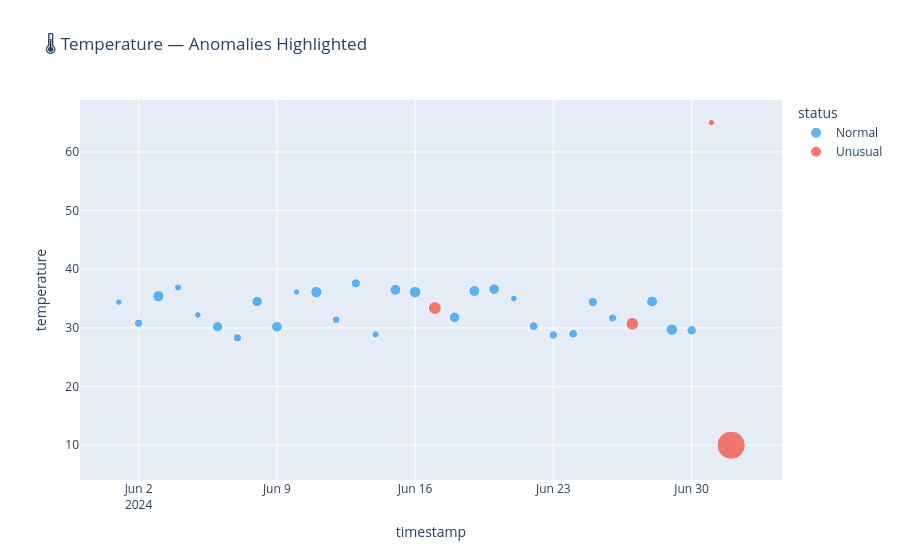
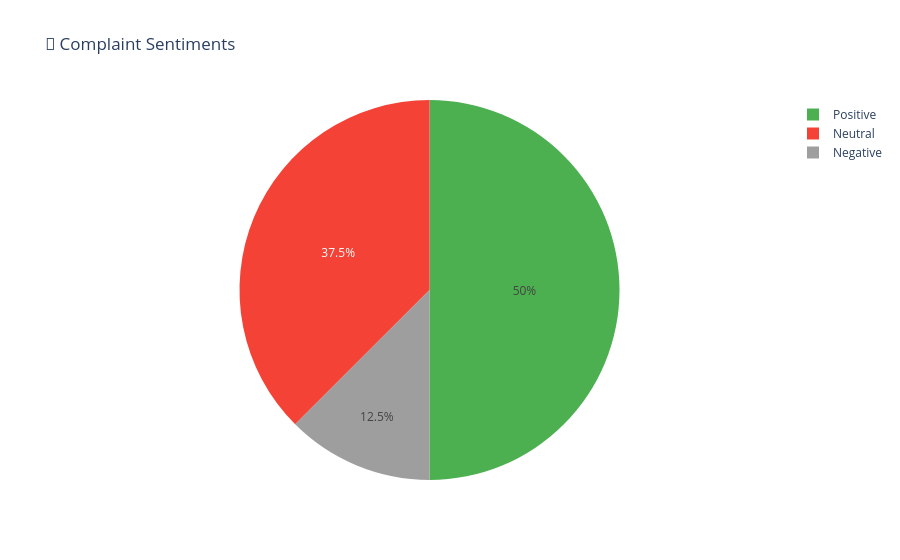
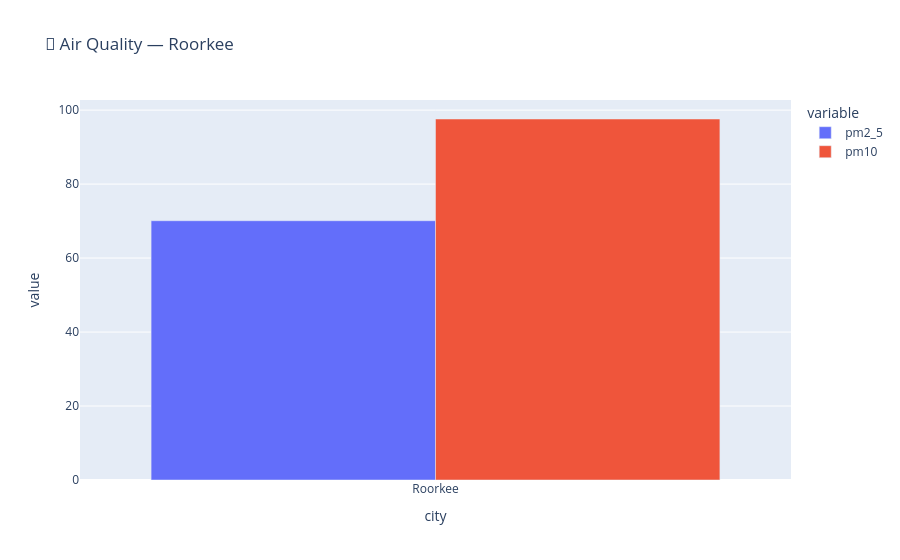
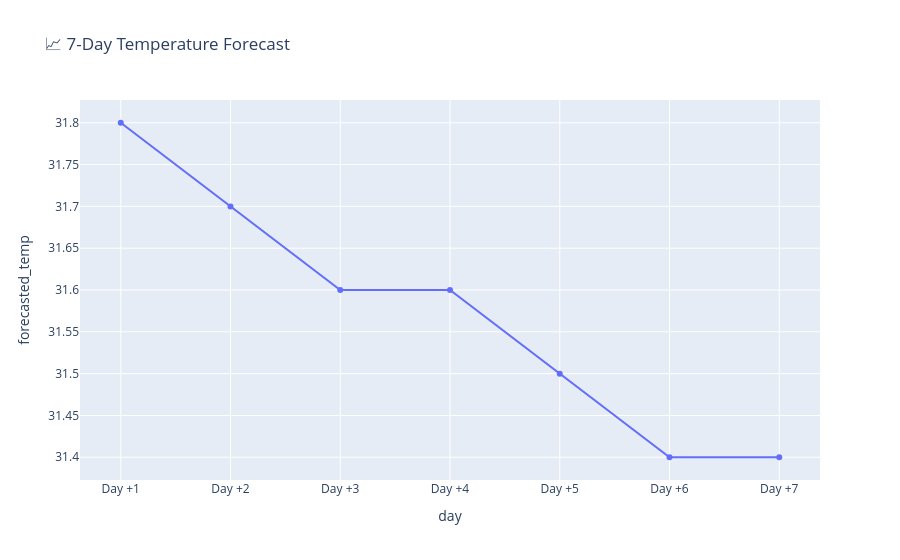

The code cell stored with these charts, in order, in its notebook:
### Code cell
import plotly.express as px

# Chart 1 - Anomalies
fig1 = px.scatter(
    df_anomaly, x='timestamp', y='temperature',
    color='status', size='windspeed',
    title='🌡️ Temperature — Anomalies Highlighted',
    color_discrete_map={'Normal':'#2196F3','Unusual':'#F44336'}
)
fig1.write_html("output/charts/anomalies.html")
fig1.show()

# Chart 2 - Sentiment
fig2 = px.pie(
    df_complaints, names='sentiment_label',
    title='📝 Complaint Sentiments',
    color_discrete_sequence=['#4CAF50','#F44336','#9E9E9E']
)
fig2.write_html("output/charts/sentiment.html")
fig2.show()

# Chart 3 - Air Quality
fig3 = px.bar(
    df_air, x='city', y=['pm2_5','pm10'],
    title='💨 Air Quality — Roorkee',
    barmode='group'
)
fig3.write_html("output/charts/air_quality.html")
fig3.show()

# Chart 4 - Forecast
fig4 = px.line(
    df_forecast, x='day', y='forecasted_temp',
    title='📈 7-Day Temperature Forecast',
    markers=True
)
fig4.write_html("output/charts/forecast.html")
fig4.show()

print("✅ All charts saved in output/charts/")

### Figure 1 — Plotly figure (JSON) as saved in the notebook; plotly's stock layout.template omitted (floating-point values rounded to 4 significant figures)
{"data": [{"hovertemplate": "status=Normal<br>timestamp=%{x}<br>temperature=%{y}<br>windspeed=%{marker.size}<extra></extra>", "legendgroup": "Normal", "marker": {"color": "#2196F3", "size": [5.4, 8.3, 15.2, 6.3, 5.4, 12.6, 8.0, 13.2, 13.8, 5.1, 15.5, 7.3, 10.0, 6.5, 14.1, 15.9, 13.3, 14.3, 13.7, 5.7, 9.3, 8.5, 9.2, 10.5, 8.1, 14.1, 15.9, 10.7], "sizemode": "area", "sizeref": 0.2375, "symbol": "circle"}, "mode": "markers", "name": "Normal", "orientation": "v", "showlegend": true, "type": "scatter", "x": ["2024-06-01", "2024-06-02", "2024-06-03", "2024-06-04", "2024-06-05", "2024-06-06", "2024-06-07", "2024-06-08", "2024-06-09", "2024-06-10", "2024-06-11", "2024-06-12", "2024-06-13", "2024-06-14", "2024-06-15", "2024-06-16", "2024-06-18", "2024-06-19", "2024-06-20", "2024-06-21", "2024-06-22", "2024-06-23", "2024-06-24", "2024-06-25", "2024-06-26", "2024-06-28", "2024-06-29", "2024-06-30"], "xaxis": "x", "y": [34.4, 30.8, 35.4, 36.9, 32.2, 30.2, 28.3, 34.5, 30.2, 36.1, 36.1, 31.4, 37.6, 28.9, 36.5, 36.1, 31.8, 36.3, 36.6, 35.0, 30.3, 28.8, 29.0, 34.4, 31.7, 34.5, 29.7, 29.6], "yaxis": "y"}, {"hovertemplate": "status=Unusual<br>timestamp=%{x}<br>temperature=%{y}<br>windspeed=%{marker.size}<extra></extra>", "legendgroup": "Unusual", "marker": {"color": "#F44336", "size": [19.6, 19.0, 5.0, 95.0], "sizemode": "area", "sizeref": 0.2375, "symbol": "circle"}, "mode": "markers", "name": "Unusual", "orientation": "v", "showlegend": true, "type": "scatter", "x": ["2024-06-17", "2024-06-27", "2024-07-01", "2024-07-02"], "xaxis": "x", "y": [33.4, 30.7, 65.0, 10.0], "yaxis": "y"}], "layout": {"legend": {"itemsizing": "constant", "title": {"text": "status"}, "tracegroupgap": 0}, "title": {"text": "🌡️ Temperature — Anomalies Highlighted"}, "xaxis": {"anchor": "y", "domain": [0, 1], "title": {"text": "timestamp"}}, "yaxis": {"anchor": "x", "domain": [0, 1], "title": {"text": "temperature"}}}}

### Figure 2 — Plotly figure (JSON) as saved in the notebook; plotly's stock layout.template omitted (floating-point values rounded to 4 significant figures)
{"data": [{"domain": {"x": [0, 1], "y": [0, 1]}, "hovertemplate": "sentiment_label=%{label}<extra></extra>", "labels": ["Neutral", "Positive", "Negative", "Positive", "Neutral", "Positive", "Neutral", "Positive"], "legendgroup": "", "name": "", "showlegend": true, "type": "pie"}], "layout": {"legend": {"tracegroupgap": 0}, "piecolorway": ["#4CAF50", "#F44336", "#9E9E9E"], "title": {"text": "📝 Complaint Sentiments"}}}

### Figure 3 — Plotly figure (JSON) as saved in the notebook; plotly's stock layout.template omitted (floating-point values rounded to 4 significant figures)
{"data": [{"alignmentgroup": "True", "hovertemplate": "variable=pm2_5<br>city=%{x}<br>value=%{y}<extra></extra>", "legendgroup": "pm2_5", "marker": {"color": "#636efa", "pattern": {"shape": ""}}, "name": "pm2_5", "offsetgroup": "pm2_5", "orientation": "v", "showlegend": true, "textposition": "auto", "type": "bar", "x": ["Roorkee"], "xaxis": "x", "y": [70.1], "yaxis": "y"}, {"alignmentgroup": "True", "hovertemplate": "variable=pm10<br>city=%{x}<br>value=%{y}<extra></extra>", "legendgroup": "pm10", "marker": {"color": "#EF553B", "pattern": {"shape": ""}}, "name": "pm10", "offsetgroup": "pm10", "orientation": "v", "showlegend": true, "textposition": "auto", "type": "bar", "x": ["Roorkee"], "xaxis": "x", "y": [97.6], "yaxis": "y"}], "layout": {"barmode": "group", "legend": {"title": {"text": "variable"}, "tracegroupgap": 0}, "title": {"text": "💨 Air Quality — Roorkee"}, "xaxis": {"anchor": "y", "domain": [0, 1], "title": {"text": "city"}}, "yaxis": {"anchor": "x", "domain": [0, 1], "title": {"text": "value"}}}}

### Figure 4 — Plotly figure (JSON) as saved in the notebook; plotly's stock layout.template omitted (floating-point values rounded to 4 significant figures)
{"data": [{"hovertemplate": "day=%{x}<br>forecasted_temp=%{y}<extra></extra>", "legendgroup": "", "line": {"color": "#636efa", "dash": "solid"}, "marker": {"symbol": "circle"}, "mode": "lines+markers", "name": "", "orientation": "v", "showlegend": false, "type": "scatter", "x": ["Day +1", "Day +2", "Day +3", "Day +4", "Day +5", "Day +6", "Day +7"], "xaxis": "x", "y": [31.8, 31.7, 31.6, 31.6, 31.5, 31.4, 31.4], "yaxis": "y"}], "layout": {"legend": {"tracegroupgap": 0}, "title": {"text": "📈 7-Day Temperature Forecast"}, "xaxis": {"anchor": "y", "domain": [0, 1], "title": {"text": "day"}}, "yaxis": {"anchor": "x", "domain": [0, 1], "title": {"text": "forecasted_temp"}}}}
